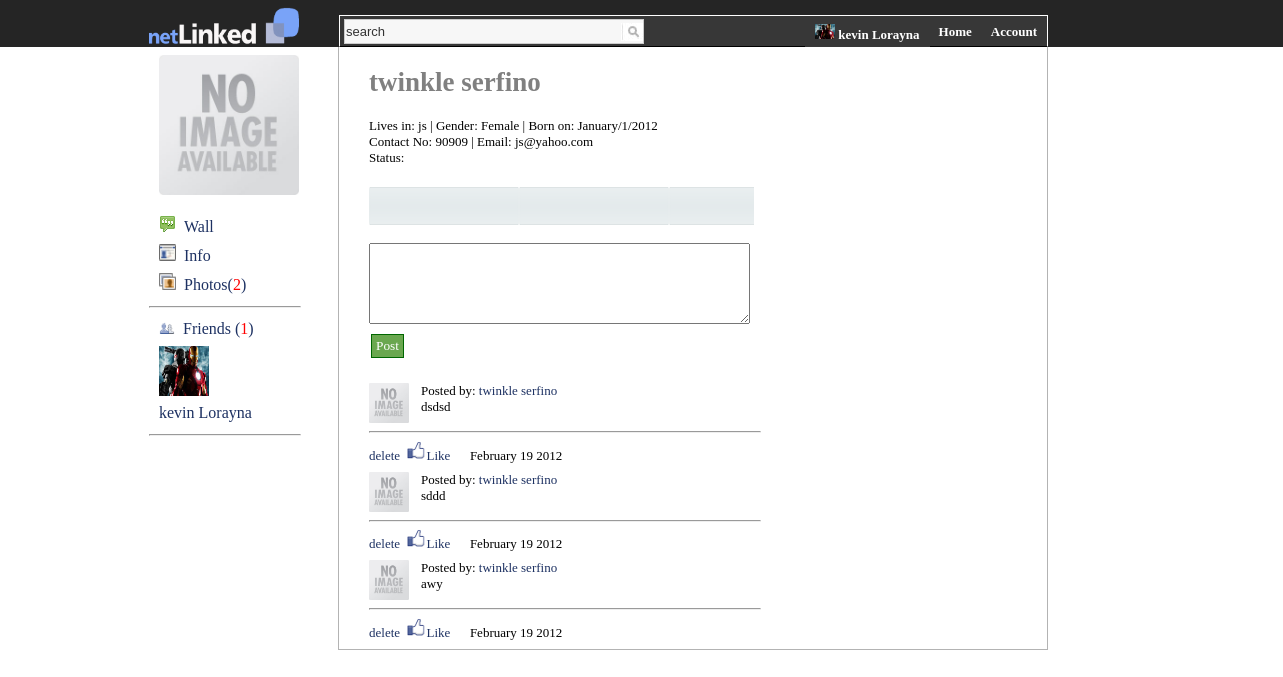
The page /friendprofile.php?id=46 (signed in) on the database its author committed.
### tables this page shows
CREATE TABLE IF NOT EXISTS `members` (
  `member_id` int(11) NOT NULL AUTO_INCREMENT,
  `UserName` varchar(10) NOT NULL,
  `Password` varchar(80) NOT NULL,
  `FirstName` varchar(30) NOT NULL,
  `LastName` varchar(30) NOT NULL,
  `Address` varchar(200) NOT NULL,
  `ContactNo` varchar(14) NOT NULL,
  `Url` varchar(100) NOT NULL,
  `Birthdate` varchar(20) NOT NULL,
  `Gender` varchar(6) NOT NULL,
  `DateAdded` datetime NOT NULL,
  `profImage` varchar(200) NOT NULL,
  `curcity` varchar(50) NOT NULL,
  `hometown` varchar(50) NOT NULL,
  `Interested` varchar(30) NOT NULL,
  `language` varchar(30) NOT NULL,
  `college` varchar(100) NOT NULL,
  `highschool` varchar(200) NOT NULL,
  `experiences` varchar(200) NOT NULL,
  `arts` text NOT NULL,
  `aboutme` text NOT NULL,
  `month` varchar(20) NOT NULL,
  `day` varchar(2) NOT NULL,
  `year` varchar(4) NOT NULL,
  `Stats` varchar(30) NOT NULL,
  PRIMARY KEY (`member_id`)
);

CREATE TABLE IF NOT EXISTS `friends` (
  `member_id` int(11) NOT NULL,
  `datetime` datetime NOT NULL,
  `status` varchar(11) NOT NULL,
  `friends_with` int(11) NOT NULL
);

CREATE TABLE IF NOT EXISTS `comment` (
  `comment_id` int(11) NOT NULL AUTO_INCREMENT,
  `comment` text NOT NULL,
  `date_created` varchar(50) NOT NULL,
  `member_id` varchar(30) NOT NULL,
  PRIMARY KEY (`comment_id`)
);

### friendprofile.php (the view, shortened to what this page needs)
<?php
		$userid = $_GET['id'];
?>
<html>
<head><title>Profile</title></head>
<link href="home.css" rel="stylesheet" type="text/css" />
</body>
<div class="main">
<div class="lefttop1">
  <div class="lefttopleft"><img src="img/logo.png" width="150" height="40" /></div>
   <div class="propic">
<?php
					$post = mysql_query("SELECT * FROM members WHERE member_id = '$userid'")or die(mysql_error());
					$row = mysql_fetch_array($post);
?>
	<img src="<?php echo $row['profImage'];?>" alt="" height="140"  width="140" border="0" class="left_bt" />
</div>
<ul id="sddm1">
	<li><a href="Home.php"><img src="img/wal.png" width="17" height="17" border="0" /> &nbsp;Wall</a>
	</li>
	<li>
	<?php $id = $row['member_id'];
			echo "<a href='profilefriends.php?action=view&id=".$id."'><img src=img/message.png width=17 height=17 border=0 />"."&nbsp;&nbsp;Info"."</a>"  ?>
		</li>
	<li><?php $id = $row['member_id'];
			echo "<a href='friendsphoto.php?action=view&id=".$id."'><img src=img/photos.png width=17 height=17 border=0 />"."&nbsp;&nbsp;Photos"?>(<?php
$result = mysql_query("SELECT * FROM photos WHERE member_id='$userid'");
	$numberOfRows = MYSQL_NUMROWS($result);
	echo '<font color="red">' . $numberOfRows . '</font>';
	?>)</a>
	<li><hr width="150"></li>
	</ul>
	<div class="friend">
	<ul id="sddm1">
	<li><a href=""><img src="img/friends.png" width="16" height="12" border="0" /> &nbsp;Friends
	(<?php
$result = mysql_query("SELECT * FROM friends WHERE  friends_with = '$id' and  member_id!= '$id' and status = 'conf'    OR member_id = '$id' and friends_with != '$id' and status = 'conf'  ");
	$numberOfRows = MYSQL_NUMROWS($result);
	echo '<font color="Red">' . $numberOfRows. '</font>';
	?>)
	</a>
	</li>
	</ul>
	<ul id="sddm1">
  <?php
								$post = mysql_query("SELECT * FROM friends WHERE  friends_with = '$id' and  member_id!= '$id' and status = 'conf'    OR member_id = '$id' and friends_with != '$id' and status = 'conf'  ")or die(mysql_error());
								$num_rows  =mysql_numrows($post);
							if ($num_rows != 0 ){
								while($row = mysql_fetch_array($post)){
								$myfriend = $row['member_id'];
								$member_id=$userid;
									if($myfriend == $member_id){
										$myfriend1 = $row['friends_with'];
										$friends = mysql_query("SELECT * FROM members WHERE member_id = '$myfriend1'")or die(mysql_error());
										$friendsa = mysql_fetch_array($friends);
										echo '<li> <a href=friendprofile.php?id='.$friendsa["member_id"].' style="text-decoration:none;"><img src="'. $friendsa['profImage'].'" height="50" width="50"></li><br><li>'.$friendsa['FirstName'].' '.$friendsa['LastName'].' </a> </li>';
									}else{
										$friends = mysql_query("SELECT * FROM members WHERE member_id = '$myfriend'")or die(mysql_error());
										$friendsa = mysql_fetch_array($friends);
									echo '<li> <a href=friendprofile.php?id='.$friendsa["member_id"].' style="text-decoration:none;"><img src="'. $friendsa['profImage'].'" height="50" width="50"></li><br><li>'.$friendsa['FirstName'].' '.$friendsa['LastName'].' </a> </li>';
									}
								}
								}else{
									echo 'You don\'t have friends </li>';
								}
							?>
							</ul>
							<ul id="sddm1">
							<li><hr width="150"></li>
							</ul>
</div>
  </div>
  <div class="righttop1">
       <div class="search">
       <form action="search.php" method="POST">
        <input name="search" type="text" maxlength="30" class="textfield"  value="search"/>
      </form>
</div>
    <div class="nav">
      <ul id="sddm">
        <li><a href="profile.php" ><?php
$result = mysql_query("SELECT * FROM members WHERE member_id='".$_SESSION['SESS_MEMBER_ID'] ."'");
while($row = mysql_fetch_array($result))
  {
  echo "<img width=20 height=15 alt='Unable to View' src='" . $row["profImage"] . "'>";
  echo $row["FirstName"];
  echo $row["LastName"];
  }
?></a></li>
      <li><a href="Home.php">Home</a></li>
               <li><a  href="#"onmouseover="mopen('m5')" onmouseout="mclosetime()">Account</a>
        </li>
      </ul>
    </div>
  </div>
  </div>
<div class="right">
	   <div class="shout">
<h2><div class="color"><?php
$result = mysql_query("SELECT * FROM members WHERE member_id='$userid'");
while($row = mysql_fetch_array($result))
  {
  echo  $row["FirstName"];
  echo $row["LastName"];
  }
?>
</div>
</h2>
<div class="information">
<?php
$result = mysql_query("SELECT * FROM members WHERE member_id='$userid'");
while($row = mysql_fetch_array($result))
  {
  echo "Lives in: "."".$row['Address']. " | " ."Gender: ".$row['Gender']. " | " ."Born on: ".$row['Birthdate'];
  echo "Contact No: "."".$row['ContactNo']. " | " ."Email: ".$row['Url'];
   echo "Status: "."".$row['Stats'];
  }
?>
</div>
</div>
<div class="shoutout">
		<div  class="back"><h4><class="p"><div></h4></div>
          <form  name="form1" method="post" action="comment.php">
          <div class="comment">
            <textarea name="message" cols="45" rows="5" id="message" onclick="this.value='';"></textarea>
          </div>
          <input type="submit" name="btnlog" value="Post" class="greenButton" />
          </div>
		 <div class="s">
	   <?php
  $query  = "SELECT *,UNIX_TIMESTAMP() - date_created AS TimeSpent FROM comment WHERE member_id='$userid' ORDER BY comment_id DESC";
$result = mysql_query($query);
while($row = mysql_fetch_assoc($result))
{
   echo '<div class="information">';
	echo '<div class="pic1">';
			$result1 = mysql_query("SELECT * FROM members WHERE member_id='$userid'");
while($row1 = mysql_fetch_array($result1))
  {
	echo "<img width=40 height=40 alt='Unable to View' src='" . $row1["profImage"] . "'>";
	}
	echo '<div class="message">';
		$result1 = mysql_query("SELECT * FROM members WHERE member_id='$userid'");
while($row1 = mysql_fetch_array($result1))
  {
  echo " Posted by:<font color=#1d3162> {$row1['FirstName']}"."&nbsp;{$row1["LastName"]}</font>";
  }
	echo "{$row['comment']}";
	echo'</div>';
	echo'<hr width="390">';
	echo '<div class="kkk">';
	echo'<a class="style" href="deletepost.php?id=' . $row["comment_id"] . '">delete</a>&nbsp;&nbsp;<a class="style" href="deletepost.php?id=' . $row["comment_id"] . '"><img width=20 height=20  src=img/like.png>Like</a>&nbsp;&nbsp;&nbsp;&nbsp;&nbsp;&nbsp;';
	$days = floor($row['TimeSpent'] / (60 * 60 * 24));
			$remainder = $row['TimeSpent'] % (60 * 60 * 24);
			$hours = floor($remainder / (60 * 60));
			$remainder = $remainder % (60 * 60);
			$minutes = floor($remainder / 60);
	if($days > 0)
			echo date('F d Y', $row['date_created']);
			elseif($days == 0 && $hours == 0 && $minutes == 0)
			echo "few seconds ago";
			elseif($days == 0 && $hours == 0)
			echo $minutes.' minutes ago';
	echo'</div>';
	}
  echo '</div>';
  ?>
	 </div>
	</div>
</body>
</html>

### home.css (style rules this page uses)
.style { text-decoration: none; color:#1d3162; margin-top:15px; }
.main { width:1265px; margin:0 auto; }
.lefttop1 { width:190px; height:30px; border-style:solid; border-width:thin; border-color:#3300FF; margin:0px 0px 0px 0px; margin-top: 8px; border-right-width: 0px; border-top-width: 0px; border-left-width: 0px; border-bottom-width: 0px; margin-left: 140px; margin-top: 7px; float:left; }
.lefttopleft { margin-top: -10px; float:left; }
.righttop1 { width:750px; height:30px; border-style:solid; background-color:#373737; border-width:thin; border-top-color:white; border-left-color:white; border-right-color:white; margin-top: 7px; border-left-width: 1px; width: 707px; float:left; }
.propic { margin:0px 0px 0px 0px; margin-top: 40px; margin-left: 10px; }
.greenButton { width:auto; margin:10px 0 0 2px; padding:3px 4px 3px 4px; color:white; background-color:#6aa74f; border:1px solid #006600; outline:none; font-family:Palatino Linotype; }
.nav { border-top-width: 0px; margin-top: 5px; float:right; }
#sddm { margin: 0; padding: 0; z-index: 30 }
#sddm li { margin: -1; padding: 0; list-style: none; float: left; font: bold 13px Palatino Linotype }
#sddm li a { display: block; margin: 0 1px 0 0; padding: 4px 10px; width: auto; background: #373737; color: #FFF; text-align: center; text-decoration: none }
#sddm1 { margin-left: 0px; padding: 0; z-index: 30; list-style:none; }
#sddm1 li { float: left; font: Palatino Linotype }
#sddm1 li a { display: block; padding: 4px 10px; width: 150px; color:#1d3162; text-align:left; text-decoration: none; background-color: #FFFFFF; }
.search { width: 100px; margin-top: 8px; margin-left: 5px; float:left; }
.textfield { font-size: 13px; color: #333333; background: #F7F7F7; border: 1px solid #CCCCCC; padding-left: 1px; background-image:url(img/search.jpg); background-position:right; background-repeat:no-repeat; width: 300px; height: 25px; margin-top: -5px; margin-left: -1px; }
.right { width:708px; height:auto; border-style:solid; border-width:thin; border-color:#b3b3b3; margin:0px 0px 0px 0px; border-top-width: 0px; float:left; margin-left:330px; }
.shoutout { margin:0px 0px 0px 0px; width: 383px; margin-left: 30px; margin-top: 18px; font: Palatino Linotype }
.back { width:385; height:38px; background-image: url('images/blockheader1.png'); font: Palatino Linotype }
.color { font-family:Calibri; font-size:27px; color:Gray; }
.shout { margin:0px 0px 0px 0px; margin-left: 30px; margin-top: 18px; font: Palatino Linotype }
.information { font-family:Calibri; font-size:13px; }
.s { width: 400px; margin-left: 30px; margin-top: 25px; font: Palatino Linotype }
.message { width: 350px; height:auto; margin-right: -10px; float:right; }
.pic1 { float:left; }
.kkk { float:left; }

### rows shown on the page
members: profImage (picture), FirstName "twinkle", LastName "serfino", Address "js", Gender "Female", Birthdate "January/1/2012", ContactNo "90909", Url "js@yahoo.com"
friends: members.profImage (picture), members.FirstName "kevin", members.LastName "Lorayna"
members: profImage (picture), FirstName "kevin", LastName "Lorayna"
comment: comment "dsdsd", date_created "February 19 2012"
comment: comment "sddd", date_created "February 19 2012"
comment: comment "awy", date_created "February 19 2012"

### other values the page prints
$numberOfRows "2"
$numberOfRows "1"
